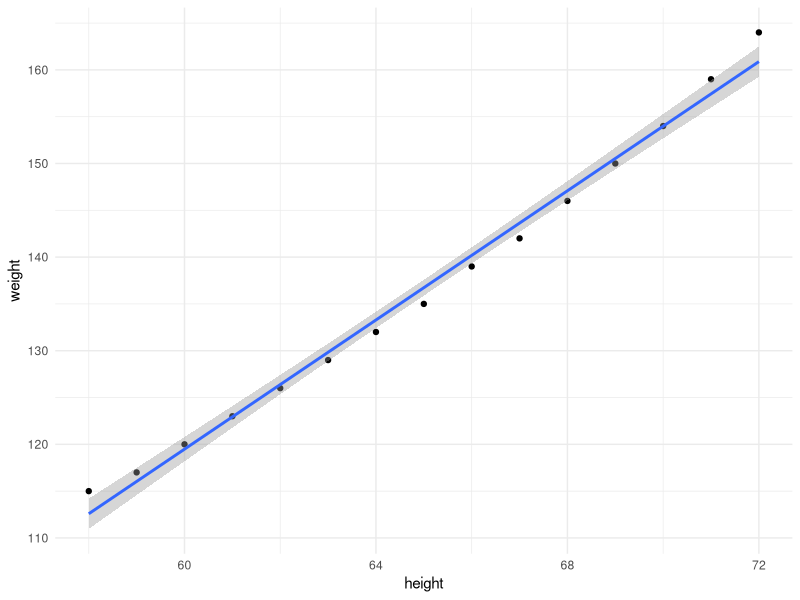
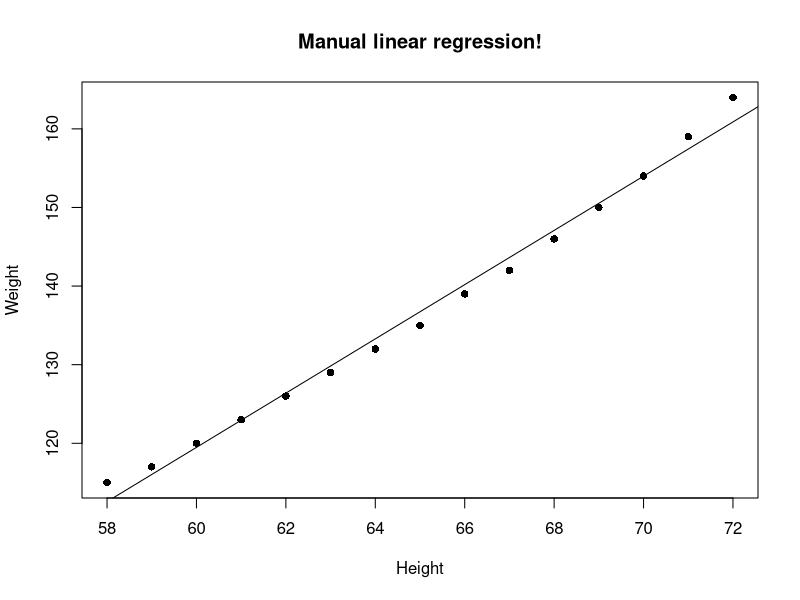
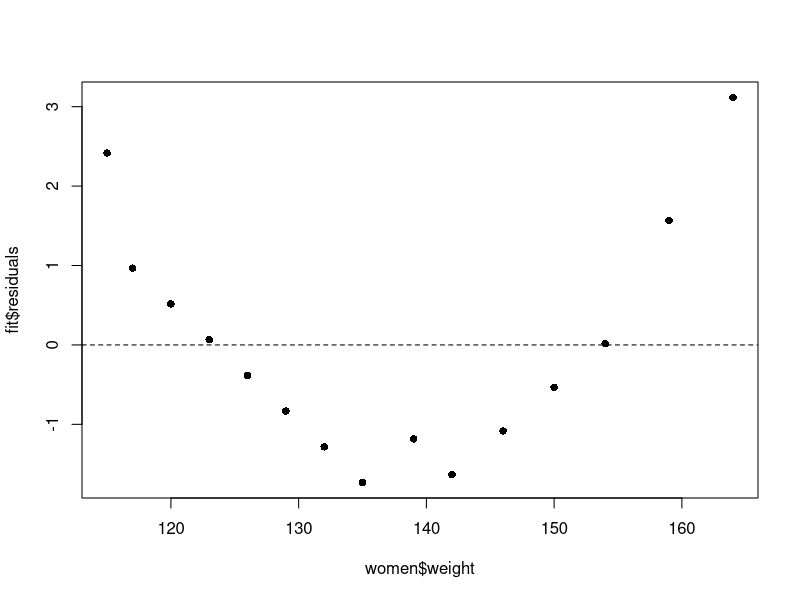
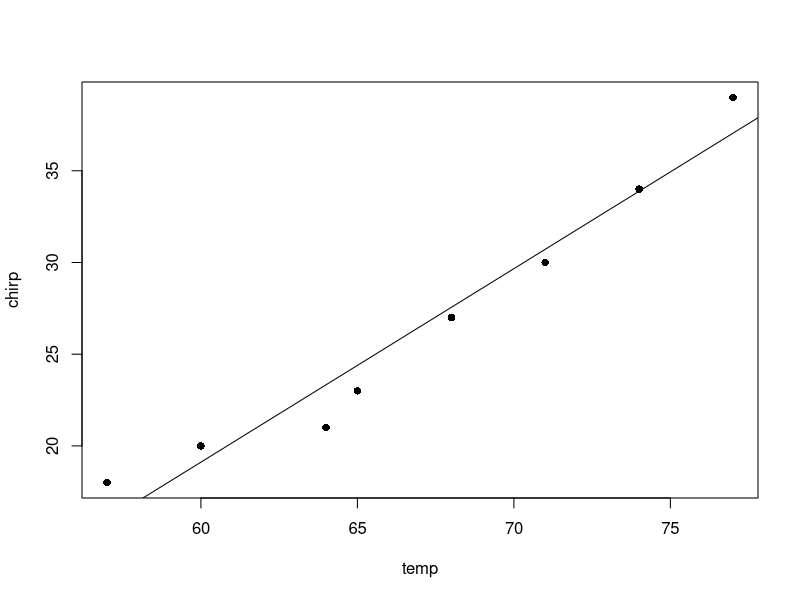
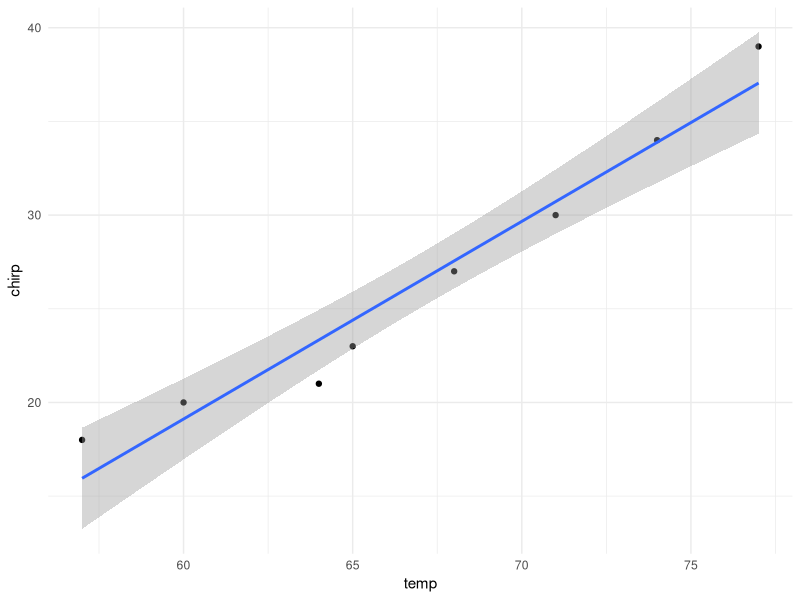
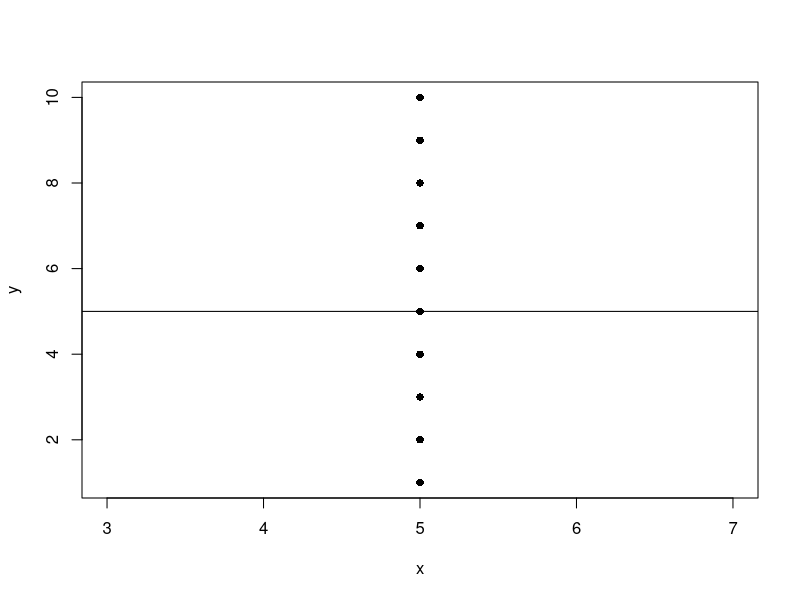
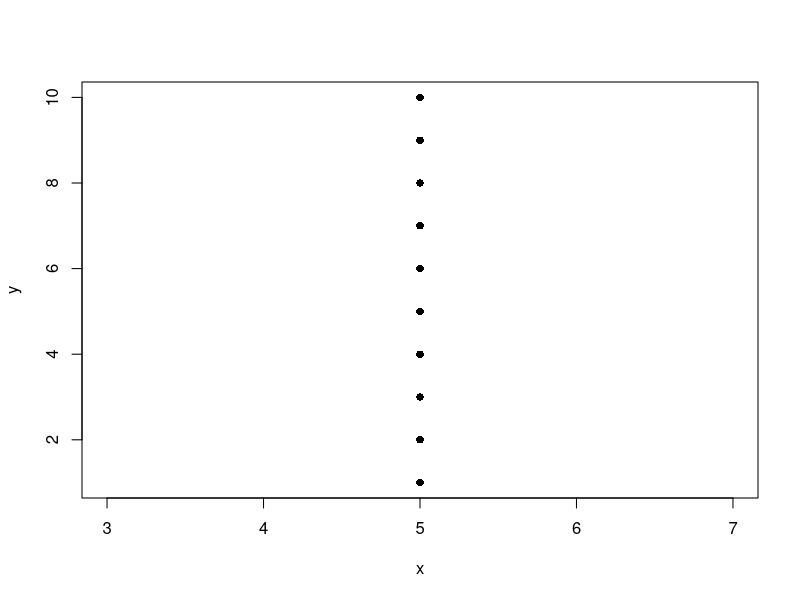

The R script that drew these images, in order: (Note: this script raises an error after producing the figures.)
## ---- chunk 1
library(tidyverse)
knitr::opts_chunk$set(echo = TRUE)
## ---- chunk 2
library(ggplot2)
head(women)
## ---- chunk 3
ggplot(women, aes(height, weight)) +
  geom_point() +
  geom_smooth(method = "lm") +
  theme_minimal()
## ---- chunk 4
slope <- function(x, y){
  mean_x <- mean(x)
  mean_y <- mean(y)
  top <- sum((x - mean_x)*(y-mean_y))
  bottom <- sum((x - mean_x)^2)
  top / bottom
}

# the slope formula is just
# covariance(x, y) / variance(x)
slope2 <- function(x, y){
  cov(x, y)/var(x)
}

intercept <- function(x, y, m){
  mean(y) - (m * mean(x))
}
## ---- chunk 5
(my_slope <- slope(women$height, women$weight))
(my_intercept <- intercept(women$height, women$weight, my_slope))

## ---- chunk 6
plot(women$height, women$weight, pch=16, xlab = "Height", ylab = "Weight", main = "Manual linear regression!")
abline(my_intercept, my_slope)
## ---- chunk 7
(fit <- lm(weight ~ height, women))
## ---- chunk 8
names(fit)
## ---- chunk 9
plot(women$weight, fit$residuals, pch=16)
abline(h = 0, lty = 2)
## ---- chunk 10
predict(fit, data.frame(height = 61))

predict(fit, data.frame(height = 80))
## ---- chunk 11
chirp <- c(18,20,21,23,27,30,34,39)
temp <- c(57,60,64,65,68,71,74,77)
## ---- chunk 12
mean(chirp)
mean(temp)
sd(chirp)
sd(temp)
cor(chirp,temp)
## ---- chunk 13
# formula for the slope m, response variable first
# m = r(sd(x) / sd(y))
(m <- cor(chirp,temp) * (sd(chirp)/sd(temp)))

# formula for intercept as above
# b = mean(y) - (m * mean(x))
mean(chirp) - (m * mean(temp))
## ---- chunk 14
lm(chirp~temp)
## ---- chunk 15
# in the form y = mx + b
# y = 1.055x - 44.177
model <- function(x){
   1.055 * x - 44.177
}

# how many chirps at 68 Fahrenheit using our linear model?
model(68)
model(77)
## ---- chunk 16
reg <- lm(chirp~temp)
predict(reg, data.frame(temp=68))
predict(reg, data.frame(temp=77))
## ---- chunk 17
summary(reg)$r.squared
## ---- chunk 18
summary(reg)
## ---- chunk 19
plot(temp, chirp, pch=16)
abline(reg)
## ---- chunk 20
library(ggplot2)

data.frame(temp = temp, chirp = chirp) |>
  ggplot(aes(temp, chirp)) +
  geom_point() +
  geom_smooth(method = "lm") +
  theme_minimal()
## ---- chunk 21
n <- 10
my_df <- data.frame(
  x = rep(5, n),
  y = 1:n
)

fit <- lm(x ~ y, my_df)
with(data = my_df, plot(x, y, pch=16))
abline(fit)
## ---- chunk 22
fit <- lm(y ~ x, my_df)
with(data = my_df, plot(x, y, pch=16))
abline(fit)
## ---- chunk 23
n <- 10
my_df <- data.frame(
  x = 1:n,
  y = 1:n
)

fit <- lm(x ~ y, my_df)
with(data = my_df, plot(x, y, pch=16))
abline(fit)
## ---- chunk 24
summary(fit)
